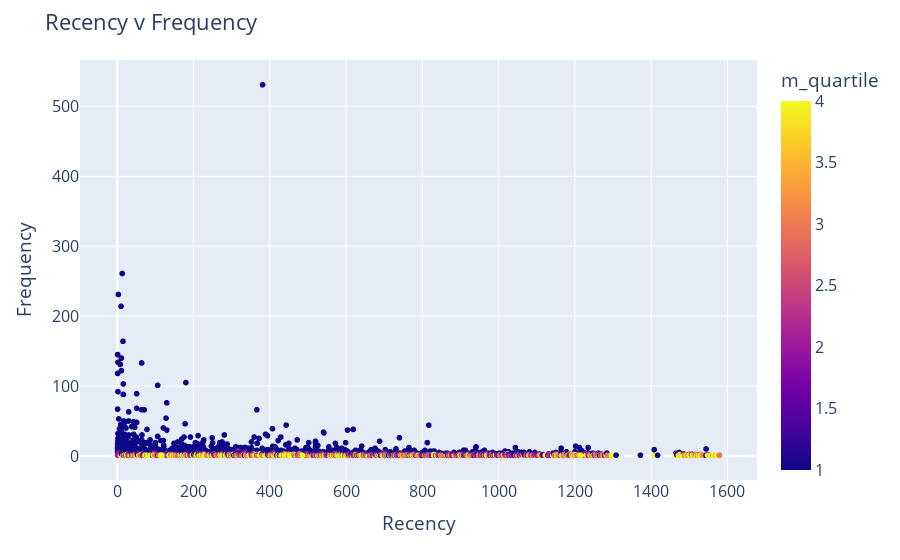

The cell this chart's notebook holds for it:
### Code cell
plotly_paired('recency', 'frequency')

### Figure 1 — Plotly figure (JSON) as saved in the notebook; plotly's stock layout.template omitted (floating-point values rounded to 4 significant figures; data arrays with more than 128 entries replaced by an {"elided": "..."} marker saying what was removed)
{"data": [{"hovertemplate": "<b>%{hovertext}</b><br><br>recency=%{x}<br>frequency=%{y}<br>m_quartile=%{marker.color}<extra></extra>", "hovertext": {"elided": "6119 int values"}, "legendgroup": "", "marker": {"color": {"elided": "6119 int values"}, "coloraxis": "coloraxis", "symbol": "circle"}, "mode": "markers", "name": "", "showlegend": false, "type": "scattergl", "x": {"elided": "6119 int values"}, "xaxis": "x", "y": {"elided": "6119 int values"}, "yaxis": "y"}], "layout": {"autosize": true, "coloraxis": {"colorbar": {"title": {"text": "m_quartile"}}, "colorscale": [[0, "#0d0887"], [0.1111, "#46039f"], [0.2222, "#7201a8"], [0.3333, "#9c179e"], [0.4444, "#bd3786"], [0.5556, "#d8576b"], [0.6667, "#ed7953"], [0.7778, "#fb9f3a"], [0.8889, "#fdca26"], [1, "#f0f921"]]}, "font": {"size": 16}, "legend": {"tracegroupgap": 0}, "margin": {"t": 60}, "title": {"text": "Recency v Frequency"}, "xaxis": {"anchor": "y", "autorange": true, "domain": [0, 1], "range": [-93.04, 1673.0], "title": {"text": "Recency"}, "type": "linear"}, "yaxis": {"anchor": "x", "autorange": true, "domain": [0, 1], "range": [-40.04, 572.0], "title": {"text": "Frequency"}, "type": "linear"}}}
